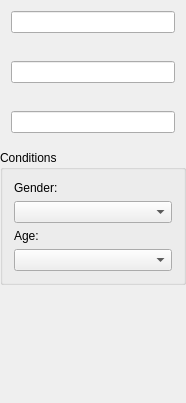
<?xml version="1.0" encoding="UTF-8"?>
<ui version="4.0">
 <class>YahooSearchBase</class>
 <widget class="QWidget" name="YahooSearchBase">
  <property name="geometry">
   <rect>
    <x>0</x>
    <y>0</y>
    <width>186</width>
    <height>403</height>
   </rect>
  </property>
  <property name="windowTitle">
   <string>Form1</string>
  </property>
  <layout class="QVBoxLayout">
   <property name="margin">
    <number>0</number>
   </property>
   <item>
    <widget class="QWidget" name="grpID" native="true">
     <property name="title" stdset="0">
      <string>Yahoo! &amp;ID</string>
     </property>
     <layout class="QVBoxLayout">
      <property name="margin">
       <number>11</number>
      </property>
      <item>
       <widget class="QLineEdit" name="edtID"/>
      </item>
     </layout>
    </widget>
   </item>
   <item>
    <widget class="QWidget" name="grpName" native="true">
     <property name="title" stdset="0">
      <string>&amp;Name</string>
     </property>
     <layout class="QVBoxLayout">
      <property name="margin">
       <number>11</number>
      </property>
      <item>
       <widget class="QLineEdit" name="edtName"/>
      </item>
     </layout>
    </widget>
   </item>
   <item>
    <widget class="QWidget" name="grpKeyword" native="true">
     <property name="title" stdset="0">
      <string>&amp;Keyword</string>
     </property>
     <layout class="QVBoxLayout">
      <property name="margin">
       <number>11</number>
      </property>
      <item>
       <widget class="QLineEdit" name="edtKeyword"/>
      </item>
     </layout>
    </widget>
   </item>
   <item>
    <widget class="QGroupBox" name="GroupBox5">
     <property name="title">
      <string>Conditions</string>
     </property>
     <layout class="QVBoxLayout">
      <property name="margin">
       <number>11</number>
      </property>
      <item>
       <widget class="QLabel" name="lblGender">
        <property name="text">
         <string>Gender:</string>
        </property>
        <property name="wordWrap">
         <bool>false</bool>
        </property>
       </widget>
      </item>
      <item>
       <widget class="QComboBox" name="cmbGender"/>
      </item>
      <item>
       <widget class="QLabel" name="lblAge">
        <property name="text">
         <string>Age:</string>
        </property>
        <property name="wordWrap">
         <bool>false</bool>
        </property>
       </widget>
      </item>
      <item>
       <widget class="QComboBox" name="cmbAge"/>
      </item>
     </layout>
    </widget>
   </item>
   <item>
    <spacer name="Spacer2">
     <property name="orientation">
      <enum>Qt::Vertical</enum>
     </property>
     <property name="sizeType">
      <enum>QSizePolicy::Expanding</enum>
     </property>
     <property name="sizeHint" stdset="0">
      <size>
       <width>20</width>
       <height>20</height>
      </size>
     </property>
    </spacer>
   </item>
  </layout>
 </widget>
 <resources/>
 <connections/>
</ui>
